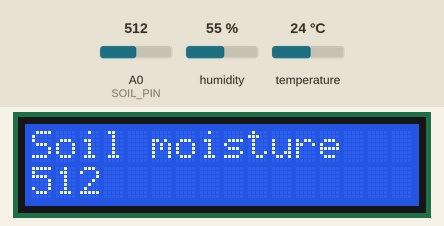
Simulated run of this sketch. Board: Arduino Uno, built with avr-gcc and run on an emulated ATmega328P. On the bench: 16×2 character LCD. The inputs (shaded band) are chosen by the test bench; at power-on: humidity 55 %, A0 (SOIL_PIN) = 512, temperature 24 °C. What the sketch prints to the serial monitor is not drawn.

Above: at 2.6 s.
2.7 s: humidity set to 22 %
At 8.5 s:
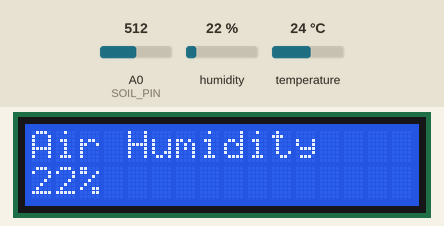
14.1 s: A0 (SOIL_PIN) set to 716
At 20.3 s:
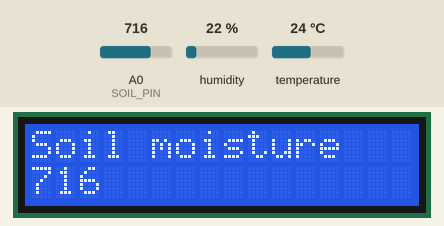
24.6 s: temperature set to 12 °C
At 31.0 s:
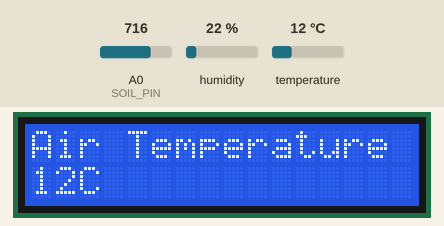
36.8 s: A0 (SOIL_PIN) set to 900
At 38.0 s:
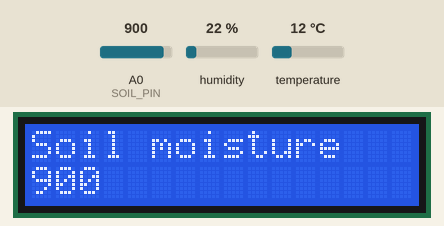
47.3 s: humidity set to 40 %
At 61.1 s:
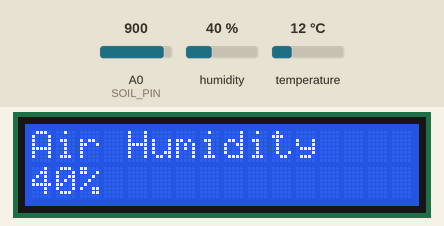
61.3 s: A0 (SOIL_PIN) set to 1023
At 73.5 s:
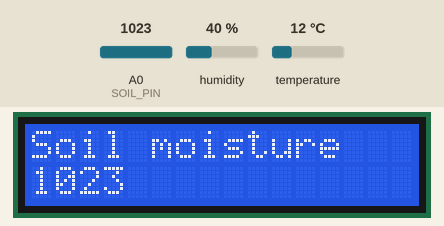
Timing chart, 0 to 75.0 s (numbered marks = the images above; inputs shaded):
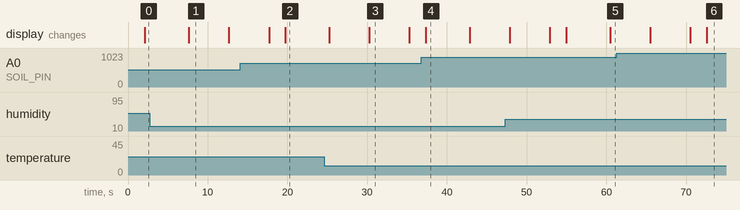

The sketch:

arduino-plant-monitor.ino
```cpp
#include "DHT.h"
#include <LiquidCrystal_I2C.h> // Library for LCD

#define DHTPIN 4
#define DHTTYPE DHT11

DHT dht(DHTPIN, DHTTYPE);
LiquidCrystal_I2C lcd(0x27, 16, 2); // I2C address 0x27, 16 column and 2 rows
int RXLED = 17; // The RX LED has a defined Arduino pin
int TXLED = 30; // The TX LED has a defined Arduino pin
int SOIL_PIN = A0;
const int AirValue = 620;   //you need to replace this value with Value_1
const int WaterValue = 310;  //you need to replace this value with Value_2
int soilMoistureValue = 0;
int soilmoisturepercent = 0;

void setup() {
  Serial.begin(9600);
  dht.begin();
  lcd.init(); // initialize the lcd
  lcd.backlight();
}

void loop() {
   //soilmoisturepercent = map(soilMoistureValue, AirValue, WaterValue, 0, 100);
  //Serial.print(soilmoisturepercent);
  //Serial.println("%");
  delay(2000);
  Serial.println();

  // Soil moisture
  soilMoistureValue = analogRead(A0);
  Serial.print("Soil moisture: ");
  Serial.println(soilMoistureValue);
  lcdPrint("Soil moisture", soilMoistureValue, " ");

  delay(5000);

  float h = dht.readHumidity();
  delay(500);
  float t = dht.readTemperature();
  if (isnan(h) || isnan(t)) { // Check if any reads failed and exit early (to try again).
    Serial.println(F("Failed to read from DHT sensor!"));
  }
  float hic = dht.computeHeatIndex(t, h, false); // Compute heat index in Celsius

  Serial.print(F("Air Humidity: "));
  Serial.print(h);
  Serial.print("% ");
  lcdPrint("Air Humidity ", h, "% ");

  delay(5000);

  Serial.println();
  Serial.print(F("Air Temperature: "));
  Serial.print(t);
  Serial.print(F("°C "));
  lcdPrint("Air Temperature ", t, "C ");

  delay(5000);

  Serial.println();
  Serial.print(F("Air Heat index: "));
  Serial.print(hic);
  Serial.println(F("°C "));
  lcdPrint("Air Heat Index ", hic, "C ");

}

int lcdPrint(String desc, int value, String u){
  lcd.clear();
  //lcd.setCursor(0, 0);         // move cursor to   (0, 0)
  lcd.home();
  lcd.print(desc);        // print message at (0, 0)
  lcd.setCursor(0, 1);    // move cursor to   (2, 1)
  lcd.print(value + u);
  return 0;
}
```

Measured:
- what the display in image 1 shows lasts 5.1 s, from 7.6 s to 12.7 s
- what the display in image 4 shows lasts 5.6 s, from 37.3 s to 42.9 s
